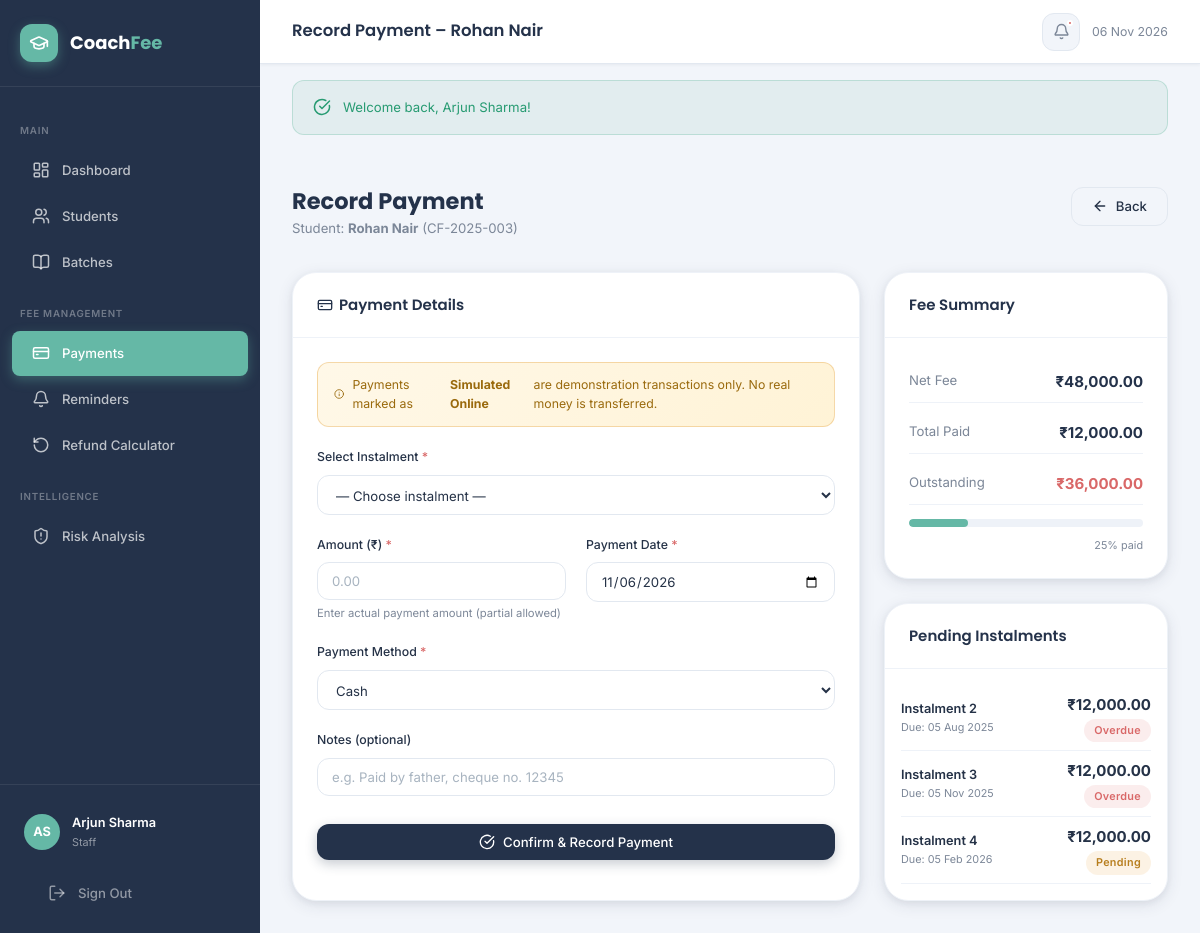
The app's page /src/staff/record_payment.php?student_id=3 (signed in) with its own data.
### tables this page shows
CREATE TABLE IF NOT EXISTS students (
    id              INT UNSIGNED AUTO_INCREMENT PRIMARY KEY,
    student_id      VARCHAR(20) NOT NULL UNIQUE,   
    name            VARCHAR(120) NOT NULL,
    email           VARCHAR(180),
    phone           VARCHAR(20),
    dob             DATE,
    address         TEXT,
    batch_id        INT UNSIGNED,
    enroll_date     DATE NOT NULL,
    status          ENUM('active','inactive','dropout','completed') NOT NULL DEFAULT 'active',
    photo           VARCHAR(255) DEFAULT NULL,
    notes           TEXT,
    created_at      DATETIME NOT NULL DEFAULT CURRENT_TIMESTAMP,
    updated_at      DATETIME NOT NULL DEFAULT CURRENT_TIMESTAMP ON UPDATE CURRENT_TIMESTAMP,
    FOREIGN KEY (batch_id) REFERENCES batches(id) ON DELETE SET NULL,
    INDEX idx_batch (batch_id),
    INDEX idx_status (status),
    FULLTEXT idx_ft_name (name, email)
);

CREATE TABLE IF NOT EXISTS fee_structures (
    id              INT UNSIGNED AUTO_INCREMENT PRIMARY KEY,
    student_id      INT UNSIGNED NOT NULL,
    batch_id        INT UNSIGNED,
    total_fee       DECIMAL(10,2) NOT NULL,
    discount        DECIMAL(10,2) NOT NULL DEFAULT 0.00,
    net_fee         DECIMAL(10,2) NOT NULL,    
    notes           TEXT,
    created_at      DATETIME NOT NULL DEFAULT CURRENT_TIMESTAMP,
    updated_at      DATETIME NOT NULL DEFAULT CURRENT_TIMESTAMP ON UPDATE CURRENT_TIMESTAMP,
    FOREIGN KEY (student_id) REFERENCES students(id) ON DELETE CASCADE,
    FOREIGN KEY (batch_id)   REFERENCES batches(id)  ON DELETE SET NULL,
    INDEX idx_student (student_id)
);

CREATE TABLE IF NOT EXISTS instalments (
    id                  INT UNSIGNED AUTO_INCREMENT PRIMARY KEY,
    fee_structure_id    INT UNSIGNED NOT NULL,
    instalment_no       INT NOT NULL DEFAULT 1,
    amount              DECIMAL(10,2) NOT NULL,
    due_date            DATE NOT NULL,
    status              ENUM('pending','paid','overdue','partial') NOT NULL DEFAULT 'pending',
    created_at          DATETIME NOT NULL DEFAULT CURRENT_TIMESTAMP,
    updated_at          DATETIME NOT NULL DEFAULT CURRENT_TIMESTAMP ON UPDATE CURRENT_TIMESTAMP,
    FOREIGN KEY (fee_structure_id) REFERENCES fee_structures(id) ON DELETE CASCADE,
    INDEX idx_fee_structure (fee_structure_id),
    INDEX idx_status (status),
    INDEX idx_due_date (due_date)
);

### config/session.php (called while the page is built, shortened)
<?php
function is_logged_in(): bool {
    return !empty($_SESSION['user_id']) && !empty($_SESSION['role']);
}
function current_user(): ?array {
    return [
        'id'    => $_SESSION['user_id'],
        'name'  => $_SESSION['user_name'],
        'email' => $_SESSION['user_email'],
        'role'  => $_SESSION['role'],
    ];
}
function get_flash(string $key): ?string {
    $msg = $_SESSION['flash'][$key] ?? null;
    return $msg;
}
function h(string $value): string {
    return htmlspecialchars($value, ENT_QUOTES | ENT_HTML5, 'UTF-8');
}
function sanitize_int($value): int {
    return (int) filter_var($value, FILTER_SANITIZE_NUMBER_INT);
}
function fmt_currency(float $amount): string {
    return '₹' . number_format($amount, 2);
}
function fmt_date(?string $date, string $format = 'd M Y'): string {
    return date($format, strtotime($date));
}

### config/database.php (called while the page is built, shortened)
<?php
class Database {
    private static ?PDO $instance = null;
    public static function getInstance(): PDO {
        if (self::$instance === null) {
            $dsn = sprintf(
                'mysql:host=%s;port=%s;dbname=%s;charset=%s',
                DB_HOST, DB_PORT, DB_NAME, DB_CHARSET
            );
            $options = [
                PDO::ATTR_ERRMODE            => PDO::ERRMODE_EXCEPTION,
                PDO::ATTR_DEFAULT_FETCH_MODE => PDO::FETCH_ASSOC,
                PDO::ATTR_EMULATE_PREPARES   => false,
            ];
            try {
                self::$instance = new PDO($dsn, DB_USER, DB_PASS, $options);
            } catch (PDOException $e) {
                if (APP_ENV === 'development') {
                    die('<div style="font-family:sans-serif;color:#D96868;padding:2rem;">
                         <h2>Database Connection Failed</h2>
                         <p>' . htmlspecialchars($e->getMessage()) . '</p>
                         <p>Check your config/config.php settings and ensure MySQL is running.</p>
                         </div>');
                } else {
                    die('Service temporarily unavailable. Please try again later.');
                }
            }
        }
        return self::$instance;
    }
}
function db(): PDO {
    return Database::getInstance();
}

### src/staff/record_payment.php (the view, shortened to what this page needs)
<?php
require_once BASE_PATH . '/config/session.php';
require_once BASE_PATH . '/config/database.php';
$pdo        = db();
$studentId  = sanitize_int($_GET['student_id'] ?? 0);
$student = $pdo->prepare("SELECT * FROM students WHERE id=?");
$student->execute([$studentId]);
$student = $student->fetch();
$fs = $pdo->prepare("SELECT * FROM fee_structures WHERE student_id=? LIMIT 1");
$fs->execute([$studentId]);
$fs = $fs->fetch();
$unpaidInstalments = [];
if ($fs) {
    $stmt = $pdo->prepare("
        SELECT i.* FROM instalments i
        LEFT JOIN payments p ON p.instalment_id = i.id
        WHERE i.fee_structure_id = ? AND i.status != 'paid'
        ORDER BY i.due_date ASC");
    $stmt->execute([$fs['id']]);
    $unpaidInstalments = $stmt->fetchAll();
}
$pageTitle  = 'Record Payment – ' . h($student['name']);
$activePage = 'payments';
include BASE_PATH . '/templates/header.php';
?>
<div class="page-content">
  <div class="page-header">
    <div class="page-header-title">
      <h2>Record Payment</h2>
      <p>Student: <strong><?= h($student['name']) ?></strong> (<?= h($student['student_id']) ?>)</p>
    </div>
    <a href="/CoachFee/src/staff/student_detail.php?id=<?= $studentId ?>" class="btn btn-outline"><i data-lucide="arrow-left"></i> Back</a>
  </div>
  <?php if (empty($unpaidInstalments)): ?>
  <div class="card"><div class="card-body"><div class="empty-state">
    <div class="empty-state-icon"><i data-lucide="check-circle"></i></div>
    <h3>All paid!</h3>
    <p>All instalments for this student have been paid.</p>
  </div></div></div>
  <?php else: ?>
  <div style="display:grid;grid-template-columns:2fr 1fr;gap:var(--space-6);">
    <div class="card">
      <div class="card-header"><span class="card-title"><i data-lucide="credit-card" style="width:16px;height:16px;vertical-align:middle;margin-right:6px;"></i>Payment Details</span></div>
      <div class="card-body">
        <div class="sim-banner"><i data-lucide="info" style="width:14px;height:14px;"></i>
          Payments marked as <strong>Simulated Online</strong> are demonstration transactions only. No real money is transferred.
        </div>
        <form method="POST" id="paymentForm" novalidate>
          <div class="form-group">
            <label for="instalment_id">Select Instalment <span style="color:var(--danger);">*</span></label>
            <select id="instalment_id" name="instalment_id" class="form-control" required onchange="prefillAmount()">
              <option value="">— Choose instalment —</option>
            </select>
          </div>
          <div class="form-row">
            <div class="form-group">
              <label for="amount">Amount (₹) <span style="color:var(--danger);">*</span></label>
              <input type="number" id="amount" name="amount" class="form-control" step="0.01" min="1" required placeholder="0.00">
              <div class="form-hint">Enter actual payment amount (partial allowed)</div>
            </div>
            <div class="form-group">
              <label for="payment_date">Payment Date <span style="color:var(--danger);">*</span></label>
              <input type="date" id="payment_date" name="payment_date" class="form-control" required value="<?= date('Y-m-d') ?>">
            </div>
          </div>
          <div class="form-group">
            <label for="method">Payment Method <span style="color:var(--danger);">*</span></label>
            <select id="method" name="method" class="form-control" required>
              <option value="cash">Cash</option>
            </select>
          </div>
          <div class="form-group">
            <label for="notes">Notes (optional)</label>
            <input type="text" id="notes" name="notes" class="form-control" placeholder="e.g. Paid by father, cheque no. 12345">
          </div>
          <button type="submit" class="btn btn-primary" style="width:100%;margin-top:8px;" id="submitBtn">
            <i data-lucide="check-circle"></i> Confirm & Record Payment
          </button>
        </form>
      </div>
    </div>
    <div style="display:flex;flex-direction:column;gap:var(--space-6);">
      <?php if ($fs): ?>
      <?php $totalPaid = $pdo->query("SELECT COALESCE(SUM(amount),0) FROM payments WHERE student_id=$studentId")->fetchColumn(); ?>
      <div class="card">
        <div class="card-header"><span class="card-title">Fee Summary</span></div>
        <div class="card-body" style="display:flex;flex-direction:column;gap:10px;">
          <?php $rows=[['Net Fee',$fs['net_fee']],['Total Paid',$totalPaid],['Outstanding',$fs['net_fee']-$totalPaid]]; ?>
          <?php foreach ($rows as [$label,$val]): $isOut = $label==='Outstanding'; ?>
          <div style="display:flex;justify-content:space-between;padding:8px 0;border-bottom:1px solid var(--border-light);">
            <span class="text-muted"><?= $label ?></span>
            <span style="font-weight:700;color:<?= $isOut&&$val>0?'var(--danger)':($isOut?'var(--success)':'var(--primary)') ?>;"><?= fmt_currency((float)$val) ?></span>
          </div>
          <?php endforeach; ?>
          <?php $pct=min(100,round($totalPaid/$fs['net_fee']*100)); ?>
          <div class="progress" style="margin-top:4px;height:8px;">
            <div class="progress-bar <?= $pct>=100?'success':'accent' ?>" style="width:<?= $pct ?>%;background:var(--accent);"></div>
          </div>
          <div class="text-xs text-muted" style="text-align:right;"><?= $pct ?>% paid</div>
        </div>
      </div>
      <?php endif; ?>
      <div class="card">
        <div class="card-header"><span class="card-title">Pending Instalments</span></div>
        <div class="card-body" style="padding:var(--space-4);">
          <?php foreach ($unpaidInstalments as $inst): ?>
          <div style="display:flex;justify-content:space-between;align-items:center;padding:8px 0;border-bottom:1px solid var(--border-light);">
            <div>
              <div style="font-size:.85rem;font-weight:600;">Instalment <?= $inst['instalment_no'] ?></div>
              <div class="text-xs text-muted">Due: <?= fmt_date($inst['due_date']) ?></div>
            </div>
            <div style="text-align:right;">
              <div style="font-weight:700;"><?= fmt_currency((float)$inst['amount']) ?></div>
              <?php $sc=['pending'=>'badge-warning','overdue'=>'badge-danger','partial'=>'badge-secondary']; ?>
              <span class="badge <?= $sc[$inst['status']]??'badge-secondary' ?>"><?= ucfirst($inst['status']) ?></span>
            </div>
          </div>
          <?php endforeach; ?>
        </div>
      </div>
    </div>
  </div>
  <?php endif; ?>
</div>
<?php
include BASE_PATH . '/templates/footer.php';
?>

### templates/header.php (shortened to what this page needs)
<?php
require_once BASE_PATH . '/config/session.php';
require_once BASE_PATH . '/config/database.php';
$user = current_user();
$initials = implode('', array_map(fn($w) => strtoupper($w[0]), array_slice(explode(' ', $user['name']), 0, 2)));
?>
<!DOCTYPE html>
<html lang="en">
<head>
    <link rel="stylesheet" href="/CoachFee/assets/css/style.css">
</head>
<body>
<div class="app-shell">
<aside class="sidebar" id="sidebar">
    <div class="sidebar-logo">
        <div class="sidebar-logo-icon"><i data-lucide="graduation-cap"></i></div>
        <span class="sidebar-logo-text">Coach<span>Fee</span></span>
    </div>
    <nav class="sidebar-nav">
        <div class="nav-section-label">Main</div>
        <a href="/CoachFee/src/staff/dashboard.php" class="nav-item <?= ($activePage==='dashboard') ? 'active' : '' ?>">
            <i data-lucide="layout-dashboard"></i> Dashboard
        </a>
        <a href="/CoachFee/src/staff/students.php" class="nav-item <?= ($activePage==='students') ? 'active' : '' ?>">
            <i data-lucide="users"></i> Students
        </a>
        <a href="/CoachFee/src/staff/batches.php" class="nav-item <?= ($activePage==='batches') ? 'active' : '' ?>">
            <i data-lucide="book-open"></i> Batches
        </a>
        <div class="nav-section-label">Fee Management</div>
        <a href="/CoachFee/src/staff/payments.php" class="nav-item <?= ($activePage==='payments') ? 'active' : '' ?>">
            <i data-lucide="credit-card"></i> Payments
        </a>
        <a href="/CoachFee/src/staff/reminders.php" class="nav-item <?= ($activePage==='reminders') ? 'active' : '' ?>">
            <i data-lucide="bell"></i> Reminders
        </a>
        <a href="/CoachFee/src/staff/refund.php" class="nav-item <?= ($activePage==='refund') ? 'active' : '' ?>">
            <i data-lucide="rotate-ccw"></i> Refund Calculator
        </a>
        <div class="nav-section-label">Intelligence</div>
        <a href="/CoachFee/src/staff/risk.php" class="nav-item <?= ($activePage==='risk') ? 'active' : '' ?>">
            <i data-lucide="shield-alert"></i> Risk Analysis
        </a>
    </nav>
    <div class="sidebar-footer">
        <div class="sidebar-user">
            <div class="sidebar-avatar"><?= h($initials) ?></div>
            <div>
                <div class="sidebar-user-name"><?= h($user['name']) ?></div>
                <div class="sidebar-user-role"><?= ucfirst($user['role']) ?></div>
            </div>
        </div>
        <a href="/CoachFee/src/auth/logout.php" class="nav-item" style="margin-top:8px;color:rgba(255,255,255,.5);">
            <i data-lucide="log-out"></i> Sign Out
        </a>
    </div>
</aside>
<div class="main-content">
    <header class="top-header">
        <div class="header-left">
            <div>
                <div class="page-title"><?= h($pageTitle ?? 'Dashboard') ?></div>
            </div>
        </div>
        <div class="header-right">
            <a href="/CoachFee/src/staff/reminders.php" class="header-btn" title="Reminders">
                <i data-lucide="bell"></i>
                <?php
                $overdueCount = db()->query("SELECT COUNT(*) FROM reminders WHERE status='pending'")->fetchColumn();
                if ($overdueCount > 0): ?>
                <span class="badge-dot"></span>
                <?php endif; ?>
            </a>
            <span style="font-size:.82rem;color:var(--text-muted);">
                <?= date('d M Y') ?>
            </span>
        </div>
    </header>
<?php
$flashSuccess = get_flash('success');
?>
<?php if ($flashSuccess): ?>
<div style="padding:0 var(--space-8);margin-top:var(--space-4);">
    <div class="alert alert-success"><i data-lucide="check-circle"></i> <?= h($flashSuccess) ?></div>
</div>
<?php endif; ?>

### records on screen
students: name "Record Payment – Rohan Nair", name "Rohan Nair", student "CF-2025-003"
instalments: instalment_no "2", due_date "05 Aug 2025", amount "₹12,000.00", status "Overdue"
instalments: instalment_no "3", due_date "05 Nov 2025", amount "₹12,000.00", status "Overdue"
instalments: instalment_no "4", due_date "05 Feb 2026", amount "₹12,000.00", status "Pending"

### other values on screen
$initials "AS"
$user['name'] "Arjun Sharma"
$user['role'] "Staff"
$flashSuccess "Welcome back, Arjun Sharma!"
$label "Net Fee"
fmt_currency((float)$val) "₹48,000.00"
$label "Total Paid"
fmt_currency((float)$val) "₹12,000.00"
$label "Outstanding"
fmt_currency((float)$val) "₹36,000.00"
$pct "25"
